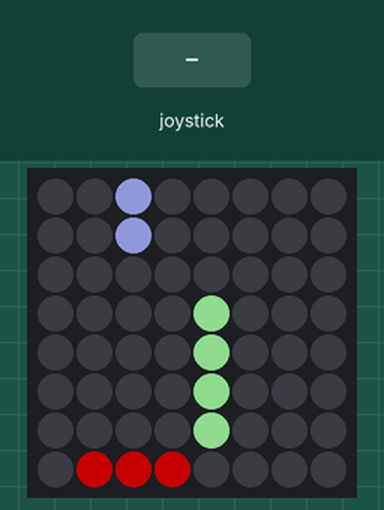
Recording of a program running on a simulated Raspberry Pi (BCM pin numbers) with a Sense HAT. Shown: the Sense HAT's 8×8 RGB LED matrix. The inputs (shaded band) are chosen by the test bench. Dim RGB values are drawn brighter than linear; random numbers come from a fixed seed.

Above: at 1.2 s.
1.3 s: joystick pushed left
At 2.73 s:
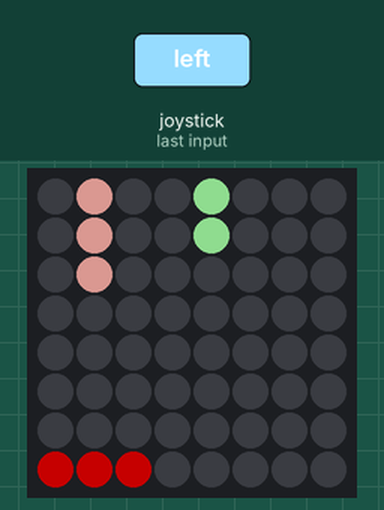
3.1 s: joystick pushed right
5.6 s: joystick pushed left
At 7.49 s:
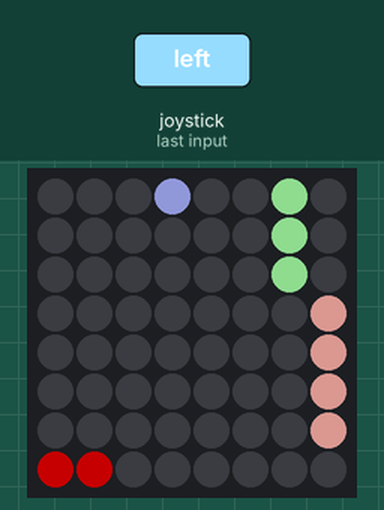
10.2 s: joystick clicked
At 10.96 s:
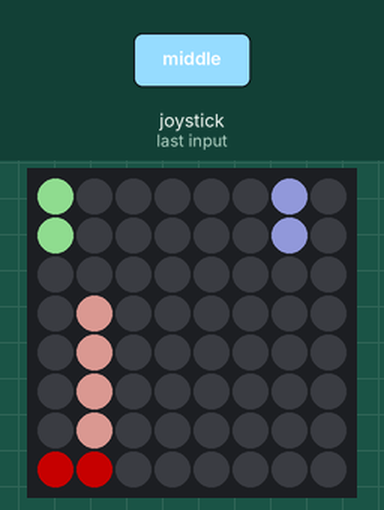
12.2 s: joystick pushed left
At 13.67 s:
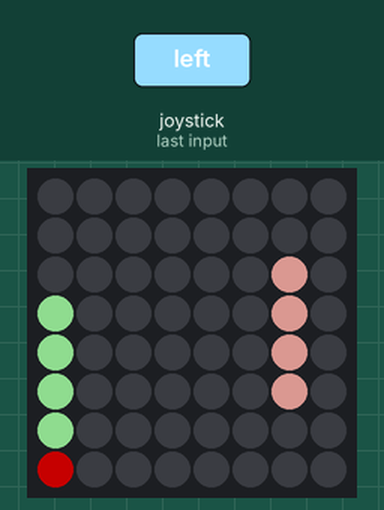
15.0 s: joystick pushed left
At 16.68 s:
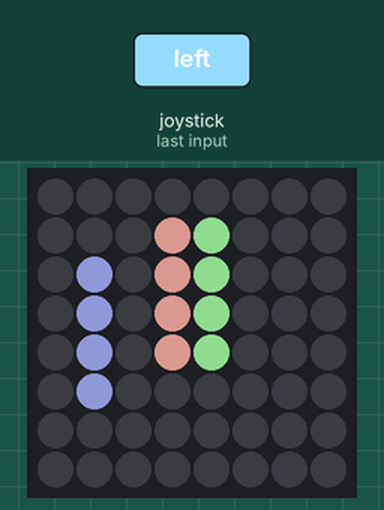

The program:

pianoGamePhysicsBar.py
```python
#Date: 21.02.2
#author: rain Class ChoiSY
#        bar Class JungYS

from sense_hat import SenseHat
from time import sleep
from random import randint

sense = SenseHat()
class bar(object):
    def __init__(self,x,y,r,g,b):
        self.x = x
        self.y = 7
        self.ax = 0.0
        self.vx = 0.0
        self.rgb = (r,g,b)

    def draw(self):
        for i in range(3):
            x =  self.x - i
            if 0<= x <=8:
                sense.set_pixel(int(x),self.y, self.rgb)

    def move_left(self,event):
        if event.action =='pressed':
            self.ax = -0.005
            sleep(0.5)
            self.ax =0
            #print('left, self.ax = ', self.ax)
            #print('left, self.vx = ', self.vx)
            #print('left, self.x = ', self.x)

    def move_right(self,event):
        if event.action == 'pressed':
            self.ax = 0.005
            sleep(0.5)
            self.ax = 0
            #print('right, self.ax = ', self.ax)
            #print('right, self.vx = ', self.vx)
            #print('right, self.x = ', self.x)

    def move_middle(self,event):
        if event.action == 'pressed':
            self.ax = 0
            self.vx = 0
            #print('middle, self.ax = ', self.ax)
            #print('middle, self.vx = ', self.vx)
            #print('middle, self.x = ', self.x)

    def move(self):
        self.vx += self.ax
        self.x += self.vx

bucket = bar(3,7,100,0,0)
sense.stick.direction_left = bucket.move_left
sense.stick.direction_right = bucket.move_right
sense.stick.direction_middle = bucket.move_middle

class rain (object):
    def __init__(self, x, y, vy, r,g,b):
        self.x = x
        self.y = y
        self.vy = vy
        self.rgb = (r,g,b)
    def draw(self):
        '''
        if 0<= self.y <=7:
            sense.set_pixel(self.x, self.y, self.rgb)
        if 0<= self.y <=7:
            sense.set_pixel(self.x, self.y-1, self.rgb)
        '''
        for i in range(4):
            y= self.y - i
            if 0<= y <=8:
                sense.set_pixel(self.x, int(y), self.rgb)

    def drop(self):
        self.y +=self.vy
        if int(self.y) == 8:
            self.restart()
    def restart(self):
        self.x = randint(0,7)
        self.y = 0

rain1 = rain(4,4,0.5   ,100,100,150)
rain2 = rain(4,4,0.25  ,150,100,100)
rain3 = rain(4,4,0.2  ,100,150,100)


while True:
    sense.clear()
    rain1.draw()
    rain1.drop()
    rain2.draw()
    rain2.drop()

    rain3.draw()
    rain3.drop()

    bucket.move()
    bucket.draw()

    sleep(0.1)

#print(rain1.x)
```
